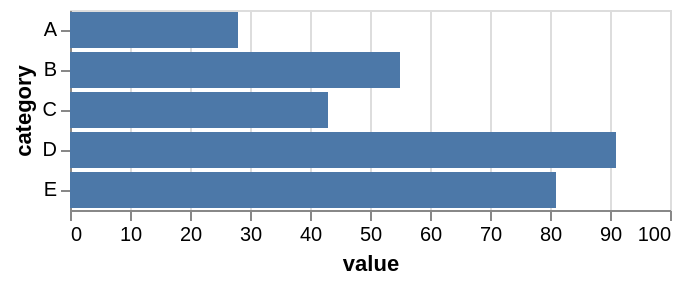

Source (Vega-Lite JSON):
### Vega-Lite specification from a JSON file in a GitHub repository (floating-point values rounded to 4 significant figures)
{"$schema": "https://vega.github.io/schema/vega-lite/v6.json", "data": {"values": [{"category": "A", "value": 28}, {"category": "B", "value": 55}, {"category": "C", "value": 43}, {"category": "D", "value": 91}, {"category": "E", "value": 81}]}, "description": "Horizontal bars: nominal y, quantitative x.", "encoding": {"x": {"field": "value", "type": "quantitative"}, "y": {"field": "category", "type": "nominal"}}, "mark": "bar", "usermeta": {"eas": {"standin_ratio": 0.0299, "threshold": 0.05}}}
